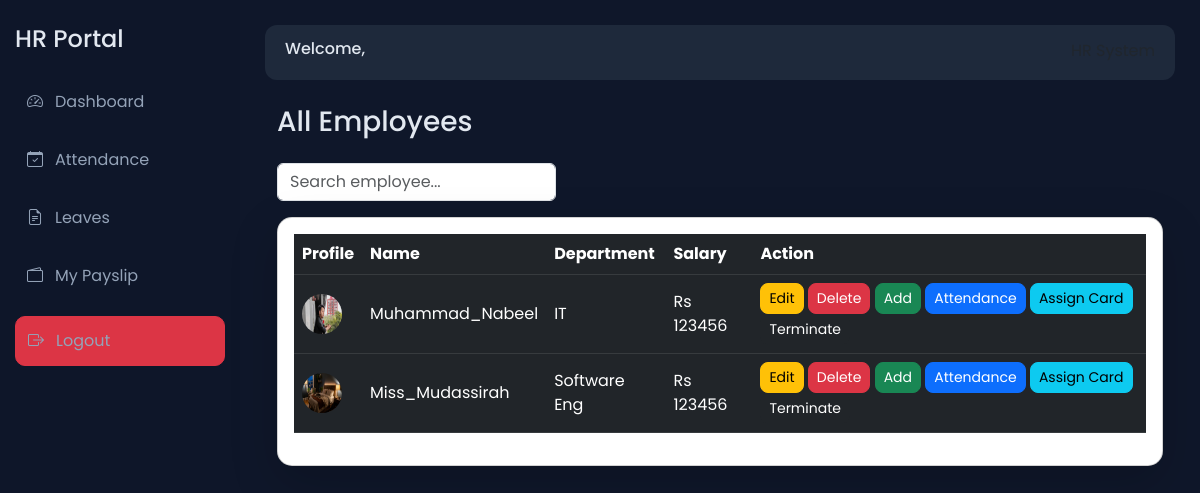
/employees/, run on the app's committed database.
### employees/models.py (models this page shows, shortened)
class Employee(models.Model):
    user = models.ForeignKey(User, on_delete=models.CASCADE)
    full_name = models.CharField(max_length=100)
    email = models.EmailField()
    phone = models.CharField(max_length=15)
    department = models.CharField(max_length=100)
    role = models.CharField(max_length=50, default='Employee')
    designation = models.CharField(max_length=100, null=True, blank=True)
    manager = models.ForeignKey(
        'self',
        on_delete=models.SET_NULL,
        null=True,
        blank=True,
        related_name='team_members'
    )
    salary = models.IntegerField()
    joining_date = models.DateField()
    profile_pic = models.ImageField(upload_to='profiles/', null=True, blank=True)
    casual_total = models.IntegerField(default=14)
    casual_used = models.IntegerField(default=0)
    sick_total = models.IntegerField(default=8)
    sick_used = models.IntegerField(default=0)
    earned_total = models.IntegerField(default=10)
    earned_used = models.IntegerField(default=0)
    is_active = models.BooleanField(default=True)
    rfid = models.CharField(max_length=100, unique=True, null=True, blank=True)
    face_image = models.ImageField(upload_to='faces/', null=True, blank=True)
    shift_start = models.TimeField(default=time(9, 0))
    shift_end = models.TimeField(default=time(18, 0))

### accounts/models.py (models this page shows)
class User(AbstractUser):
    is_employee = models.BooleanField(default=False)
    is_hr = models.BooleanField(default=False)

### employees/views.py (the view)
# urls.py: path('employees/', views.all_employees, name='all_employees'),
def all_employees(request):
    employees = Employee.objects.filter(is_active=True)
    return render(request, 'all_employees.html', {'employees': employees})

### templates/all_employees.html (shortened to what this page needs)
{% extends 'base.html' %}
{% block content %}
<div class="container mt-4">
<h3 class="mb-4">All Employees</h3>
<div class="row mb-3">
    <div class="col-md-4">
        <input type="text" id="searchInput" class="form-control" placeholder="Search employee...">
    </div>
</div>
<div class="card shadow-lg p-3" style="border-radius:15px;">
<table class="table table-dark table-hover align-middle" id="employeeTable">
    <thead>
        <tr>
            <th>Profile</th>
            <th>Name</th>
            <th>Department</th>
            <th>Salary</th>
            <th>Action</th>
        </tr>
    </thead>
    <tbody>
    {% for emp in employees %}
    <tr>
        <td>
            {% if emp.profile_pic %}
                <img src="{{ emp.profile_pic.url }}"
                     style="width:40px; height:40px; border-radius:50%;">
            {% else %}
                <span>No Image</span>
            {% endif %}
        </td>
        <td>{{ emp.user.username }}</td>
        <td>{{ emp.department }}</td>
        <td>Rs {{ emp.salary }}</td>
        <td>
    <a href="{% url 'edit_employee' emp.id %}" class="btn btn-warning btn-sm">Edit</a>
    <a href="{% url 'delete_employee' emp.id %}"
       class="btn btn-danger btn-sm"
       onclick="return confirm('Delete employee?')">Delete</a>
    <a href="{% url 'add_salary' emp.id %}" class="btn btn-success btn-sm">Add</a>
    <a href="{% url 'employee_attendance' emp.id %}" class="btn btn-primary btn-sm">
        Attendance
    </a>
    <a href="{% url 'assign_rfid' emp.id %}" class="btn btn-info btn-sm">
        Assign Card
    </a>
    {% if emp.is_active %}
    <form method="POST" action="{% url 'terminate_employee' emp.id %}" style="display:inline;">
        <button class="btn btn-dark btn-sm"
            onclick="return confirm('Terminate this employee?')">
            Terminate
        </button>
    </form>
    {% endif %}
</td>
    </tr>
    {% endfor %}
    </tbody>
</table>
</div>
</div>
{% endblock %}

### templates/base.html (style rules this page uses)
body { background: #0f172a; font-family: 'Poppins', sans-serif; color: #e2e8f0; }
.btn { border-radius: 8px; }

### data on the page
Employee: profile_pic (picture), user.username "Muhammad_Nabeel", department "IT", salary "123456", is_active "Terminate"
Employee: profile_pic (picture), user.username "Miss_Mudassirah", department "Software Eng", salary "123456", is_active "Terminate"
